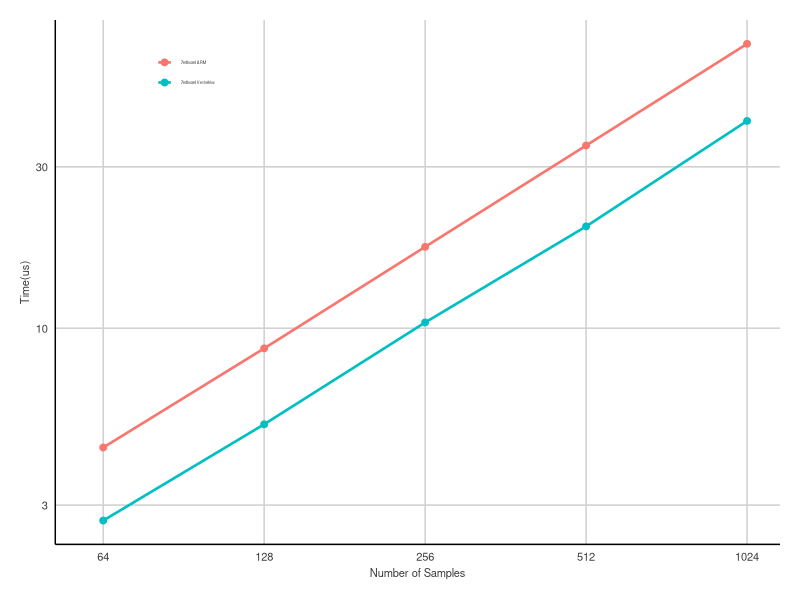

Write R code to recreate this figure.
library(ggplot2)
require(grid)
library(ggthemes)

df <- read.csv("Cimpl_1DFIR_Profiling.csv",header=TRUE,sep=",")
pdf("Cimpl_1DFIR_Profiling.pdf",width=4,height=3)

p<-ggplot(data=df,aes(group=factor(Device),color=factor(Device),x=Samples,y=Time))+
  geom_line(size=0.9)+
  geom_point(size=2)+
  scale_x_log10(breaks=c(64,128,256,512,1024),limits=c(60,1024),labels=c("64","128","256","512","1024"))+
  scale_y_log10()+
  scale_color_hue();

p + theme_fivethirtyeight() %+replace% theme(axis.title=element_text(),axis.title.y=theme_bw()$axis.title.y) +
  ylab('Time(us)')+xlab('Number of Samples')+
  theme(
    legend.position=c(0.18,0.9),
    legend.title=element_blank(),
    legend.background = element_rect(fill="transparent"),
    legend.key=element_blank(),
    legend.key.width=unit(0.4,"cm"),
    legend.key.height=unit(0.3,"cm"),
    plot.background=element_blank(),
    text = element_text(size=8),
    axis.text.x=element_text(angle=0,hjust=0.5,size=8),
    axis.text.y=element_text(angle=0,hjust=1,size=8),
    legend.text=element_text(size=3)) +
  theme(axis.line.x = element_line(color = 'black',size=0.5, linetype='solid'),axis.line.y = element_line(color = 'black',size=0.5, linetype='solid'))+
  theme(axis.line = element_line(colour = "black"),
        panel.border = element_blank(),
        panel.background = element_blank())+
  guides(
    color=guide_legend(ncol=1))
# + theme(axis.line.x = element_line(color = 'black'),
#       axis.line.y = element_line(color = 'black'))
